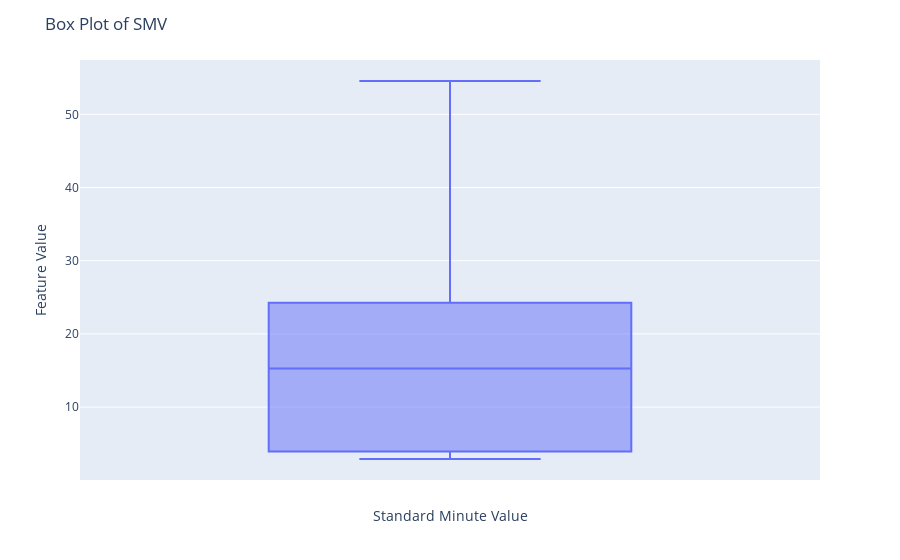

The notebook cell saved with this chart:
### Code cell
# box plot on a feature using plotly
fig = px.box(df, y='smv')

# Add labels and title
fig.update_layout(
    xaxis_title='Standard Minute Value',
    yaxis_title='Feature Value',
    title='Box Plot of SMV'
)

fig.show()

### Figure 1 — Plotly figure (JSON) as saved in the notebook; plotly's stock layout.template omitted (floating-point values rounded to 4 significant figures; data arrays with more than 128 entries replaced by an {"elided": "..."} marker saying what was removed)
{"data": [{"alignmentgroup": "True", "hovertemplate": "smv=%{y}<extra></extra>", "legendgroup": "", "marker": {"color": "#636efa"}, "name": "", "notched": false, "offsetgroup": "", "orientation": "v", "showlegend": false, "type": "box", "x0": " ", "xaxis": "x", "y": {"elided": "1197 float values"}, "y0": " ", "yaxis": "y"}], "layout": {"boxmode": "group", "legend": {"tracegroupgap": 0}, "margin": {"t": 60}, "title": {"text": "Box Plot of SMV"}, "xaxis": {"anchor": "y", "domain": [0, 1], "title": {"text": "Standard Minute Value"}}, "yaxis": {"anchor": "x", "domain": [0, 1], "title": {"text": "Feature Value"}}}}
